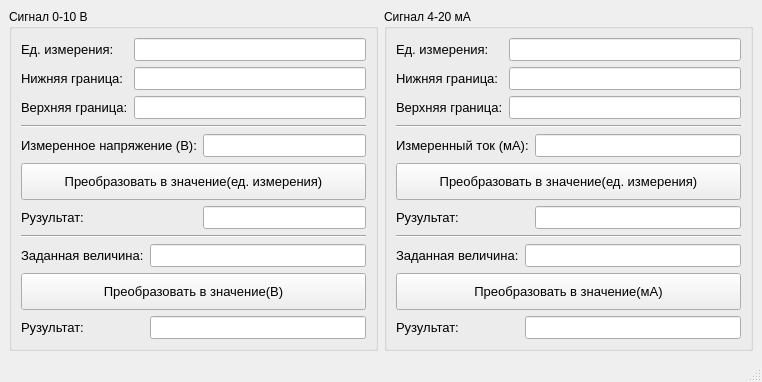
<?xml version="1.0" encoding="UTF-8"?>
<ui version="4.0">
 <class>signal_converter</class>
 <widget class="QMainWindow" name="signal_converter">
  <property name="geometry">
   <rect>
    <x>0</x>
    <y>0</y>
    <width>762</width>
    <height>382</height>
   </rect>
  </property>
  <property name="windowTitle">
   <string>Signal Converter (0-10V and 4-20mA)</string>
  </property>
  <property name="windowIcon">
   <iconset resource="images.qrc">
    <normaloff>:/app6.png</normaloff>:/app6.png</iconset>
  </property>
  <widget class="QWidget" name="centralwidget">
   <layout class="QHBoxLayout" name="horizontalLayout">
    <item>
     <widget class="QGroupBox" name="groupBox">
      <property name="title">
       <string>Сигнал 0-10 В</string>
      </property>
      <layout class="QVBoxLayout" name="verticalLayout_2">
       <item>
        <layout class="QGridLayout" name="gridLayout">
         <item row="0" column="0">
          <widget class="QLabel" name="label">
           <property name="font">
            <font>
             <pointsize>10</pointsize>
            </font>
           </property>
           <property name="text">
            <string>Ед. измерения:</string>
           </property>
          </widget>
         </item>
         <item row="0" column="1">
          <widget class="QLineEdit" name="lineEdit_edizmereniya1">
           <property name="font">
            <font>
             <pointsize>10</pointsize>
            </font>
           </property>
          </widget>
         </item>
         <item row="1" column="0">
          <widget class="QLabel" name="label_4">
           <property name="font">
            <font>
             <pointsize>10</pointsize>
            </font>
           </property>
           <property name="text">
            <string>Нижняя граница:</string>
           </property>
          </widget>
         </item>
         <item row="1" column="1">
          <widget class="QLineEdit" name="lineEdit_0_10_up">
           <property name="font">
            <font>
             <pointsize>10</pointsize>
            </font>
           </property>
          </widget>
         </item>
         <item row="2" column="0">
          <widget class="QLabel" name="label_6">
           <property name="font">
            <font>
             <pointsize>10</pointsize>
            </font>
           </property>
           <property name="text">
            <string>Верхняя граница:</string>
           </property>
          </widget>
         </item>
         <item row="2" column="1">
          <widget class="QLineEdit" name="lineEdit_0_10_down">
           <property name="font">
            <font>
             <pointsize>10</pointsize>
            </font>
           </property>
          </widget>
         </item>
        </layout>
       </item>
       <item>
        <widget class="Line" name="line_3">
         <property name="orientation">
          <enum>Qt::Horizontal</enum>
         </property>
        </widget>
       </item>
       <item>
        <layout class="QGridLayout" name="gridLayout_3">
         <item row="0" column="0">
          <widget class="QLabel" name="label_3">
           <property name="font">
            <font>
             <pointsize>10</pointsize>
            </font>
           </property>
           <property name="text">
            <string>Измеренное напряжение (В):</string>
           </property>
          </widget>
         </item>
         <item row="0" column="1">
          <widget class="QLineEdit" name="lineEdit_0_10_U">
           <property name="font">
            <font>
             <pointsize>10</pointsize>
            </font>
           </property>
          </widget>
         </item>
         <item row="2" column="0">
          <widget class="QLabel" name="label_10">
           <property name="font">
            <font>
             <pointsize>10</pointsize>
            </font>
           </property>
           <property name="text">
            <string>Рузультат:</string>
           </property>
          </widget>
         </item>
         <item row="2" column="1">
          <widget class="QLineEdit" name="lineEdit_0_10_value_2">
           <property name="font">
            <font>
             <pointsize>10</pointsize>
            </font>
           </property>
          </widget>
         </item>
         <item row="1" column="0" colspan="2">
          <widget class="QPushButton" name="pushButton">
           <property name="sizePolicy">
            <sizepolicy hsizetype="Minimum" vsizetype="Preferred">
             <horstretch>0</horstretch>
             <verstretch>0</verstretch>
            </sizepolicy>
           </property>
           <property name="maximumSize">
            <size>
             <width>16777215</width>
             <height>60</height>
            </size>
           </property>
           <property name="font">
            <font>
             <pointsize>10</pointsize>
            </font>
           </property>
           <property name="text">
            <string>Преобразовать в значение(ед. измерения)</string>
           </property>
          </widget>
         </item>
        </layout>
       </item>
       <item>
        <widget class="Line" name="line">
         <property name="orientation">
          <enum>Qt::Horizontal</enum>
         </property>
        </widget>
       </item>
       <item>
        <layout class="QGridLayout" name="gridLayout_6">
         <item row="2" column="0">
          <widget class="QLabel" name="label_12">
           <property name="font">
            <font>
             <pointsize>10</pointsize>
            </font>
           </property>
           <property name="text">
            <string>Рузультат:</string>
           </property>
          </widget>
         </item>
         <item row="0" column="0">
          <widget class="QLabel" name="label_8">
           <property name="font">
            <font>
             <pointsize>10</pointsize>
            </font>
           </property>
           <property name="text">
            <string>Заданная величина:</string>
           </property>
          </widget>
         </item>
         <item row="0" column="1">
          <widget class="QLineEdit" name="lineEdit_0_10_value">
           <property name="font">
            <font>
             <pointsize>10</pointsize>
            </font>
           </property>
          </widget>
         </item>
         <item row="1" column="0" colspan="2">
          <widget class="QPushButton" name="pushButton_3">
           <property name="sizePolicy">
            <sizepolicy hsizetype="Minimum" vsizetype="Preferred">
             <horstretch>0</horstretch>
             <verstretch>0</verstretch>
            </sizepolicy>
           </property>
           <property name="maximumSize">
            <size>
             <width>16777215</width>
             <height>60</height>
            </size>
           </property>
           <property name="font">
            <font>
             <pointsize>10</pointsize>
            </font>
           </property>
           <property name="text">
            <string>Преобразовать в значение(В)</string>
           </property>
          </widget>
         </item>
         <item row="2" column="1">
          <widget class="QLineEdit" name="lineEdit_0_10_value_4">
           <property name="font">
            <font>
             <pointsize>10</pointsize>
            </font>
           </property>
          </widget>
         </item>
        </layout>
       </item>
      </layout>
     </widget>
    </item>
    <item>
     <widget class="QGroupBox" name="groupBox_2">
      <property name="title">
       <string>Сигнал 4-20 мА</string>
      </property>
      <layout class="QVBoxLayout" name="verticalLayout">
       <item>
        <layout class="QGridLayout" name="gridLayout_2">
         <item row="0" column="0">
          <widget class="QLabel" name="label_2">
           <property name="font">
            <font>
             <pointsize>10</pointsize>
            </font>
           </property>
           <property name="text">
            <string>Ед. измерения:</string>
           </property>
          </widget>
         </item>
         <item row="0" column="1">
          <widget class="QLineEdit" name="lineEdit_edizmereniya2">
           <property name="font">
            <font>
             <pointsize>10</pointsize>
            </font>
           </property>
          </widget>
         </item>
         <item row="1" column="0">
          <widget class="QLabel" name="label_5">
           <property name="font">
            <font>
             <pointsize>10</pointsize>
            </font>
           </property>
           <property name="text">
            <string>Нижняя граница:</string>
           </property>
          </widget>
         </item>
         <item row="1" column="1">
          <widget class="QLineEdit" name="lineEdit_4_20_up">
           <property name="font">
            <font>
             <pointsize>10</pointsize>
            </font>
           </property>
          </widget>
         </item>
         <item row="2" column="0">
          <widget class="QLabel" name="label_7">
           <property name="font">
            <font>
             <pointsize>10</pointsize>
            </font>
           </property>
           <property name="text">
            <string>Верхняя граница:</string>
           </property>
          </widget>
         </item>
         <item row="2" column="1">
          <widget class="QLineEdit" name="lineEdit_4_20_down">
           <property name="font">
            <font>
             <pointsize>10</pointsize>
            </font>
           </property>
          </widget>
         </item>
        </layout>
       </item>
       <item>
        <widget class="Line" name="line_4">
         <property name="orientation">
          <enum>Qt::Horizontal</enum>
         </property>
        </widget>
       </item>
       <item>
        <layout class="QGridLayout" name="gridLayout_4">
         <item row="0" column="0">
          <widget class="QLabel" name="label_4_20_current">
           <property name="font">
            <font>
             <pointsize>10</pointsize>
            </font>
           </property>
           <property name="text">
            <string>Измеренный ток (мА):</string>
           </property>
          </widget>
         </item>
         <item row="1" column="0" colspan="2">
          <widget class="QPushButton" name="pushButton_2">
           <property name="sizePolicy">
            <sizepolicy hsizetype="Minimum" vsizetype="Preferred">
             <horstretch>0</horstretch>
             <verstretch>0</verstretch>
            </sizepolicy>
           </property>
           <property name="maximumSize">
            <size>
             <width>16777215</width>
             <height>60</height>
            </size>
           </property>
           <property name="font">
            <font>
             <pointsize>10</pointsize>
            </font>
           </property>
           <property name="text">
            <string>Преобразовать в значение(ед. измерения)</string>
           </property>
          </widget>
         </item>
         <item row="2" column="0">
          <widget class="QLabel" name="label_11">
           <property name="font">
            <font>
             <pointsize>10</pointsize>
            </font>
           </property>
           <property name="text">
            <string>Рузультат:</string>
           </property>
          </widget>
         </item>
         <item row="0" column="1">
          <widget class="QLineEdit" name="lineEdit_0_10_I">
           <property name="font">
            <font>
             <pointsize>10</pointsize>
            </font>
           </property>
          </widget>
         </item>
         <item row="2" column="1">
          <widget class="QLineEdit" name="lineEdit_0_10_value_3">
           <property name="font">
            <font>
             <pointsize>10</pointsize>
            </font>
           </property>
          </widget>
         </item>
        </layout>
       </item>
       <item>
        <widget class="Line" name="line_2">
         <property name="orientation">
          <enum>Qt::Horizontal</enum>
         </property>
        </widget>
       </item>
       <item>
        <layout class="QGridLayout" name="gridLayout_5">
         <item row="2" column="0">
          <widget class="QLabel" name="label_13">
           <property name="font">
            <font>
             <pointsize>10</pointsize>
            </font>
           </property>
           <property name="text">
            <string>Рузультат:</string>
           </property>
          </widget>
         </item>
         <item row="0" column="0">
          <widget class="QLabel" name="label_9">
           <property name="font">
            <font>
             <pointsize>10</pointsize>
            </font>
           </property>
           <property name="text">
            <string>Заданная величина:</string>
           </property>
          </widget>
         </item>
         <item row="1" column="0" colspan="2">
          <widget class="QPushButton" name="pushButton_4">
           <property name="sizePolicy">
            <sizepolicy hsizetype="Minimum" vsizetype="Preferred">
             <horstretch>0</horstretch>
             <verstretch>0</verstretch>
            </sizepolicy>
           </property>
           <property name="maximumSize">
            <size>
             <width>16777215</width>
             <height>60</height>
            </size>
           </property>
           <property name="font">
            <font>
             <pointsize>10</pointsize>
            </font>
           </property>
           <property name="text">
            <string>Преобразовать в значение(мА)</string>
           </property>
          </widget>
         </item>
         <item row="2" column="1">
          <widget class="QLineEdit" name="lineEdit_0_10_value_5">
           <property name="font">
            <font>
             <pointsize>10</pointsize>
            </font>
           </property>
          </widget>
         </item>
         <item row="0" column="1">
          <widget class="QLineEdit" name="lineEdit_4_20_value">
           <property name="font">
            <font>
             <pointsize>10</pointsize>
            </font>
           </property>
          </widget>
         </item>
        </layout>
       </item>
      </layout>
     </widget>
    </item>
   </layout>
  </widget>
  <widget class="QMenuBar" name="menubar">
   <property name="geometry">
    <rect>
     <x>0</x>
     <y>0</y>
     <width>762</width>
     <height>22</height>
    </rect>
   </property>
  </widget>
  <widget class="QStatusBar" name="statusbar"/>
 </widget>
 <resources>
  <include location="images.qrc"/>
 </resources>
 <connections/>
</ui>
